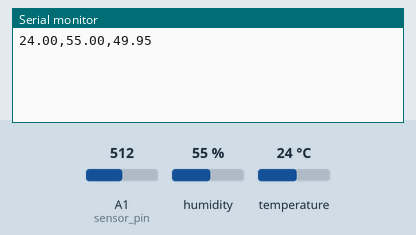
Bench run of a sketch on a simulated Arduino Uno, built with avr-gcc and run on an emulated ATmega328P. Shown: the last lines printed to the serial monitor. The test bench sets the inputs (shaded band); at power-on: humidity 55 %, A1 (sensor_pin) = 512, temperature 24 °C.

Above: at 2.7 s.
2.8 s: humidity set to 22 %
At 7.3 s:
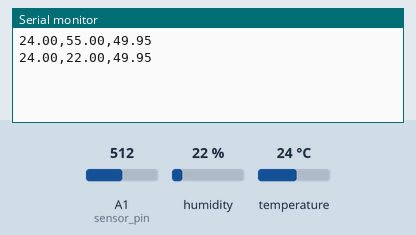
8.8 s: A1 (sensor_pin) set to 716
At 12.0 s:
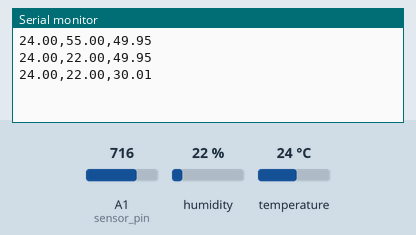
14.8 s: temperature set to 12 °C
At 17.9 s:
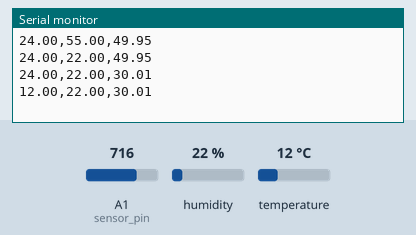
20.8 s: A1 (sensor_pin) set to 900
At 22.6 s:
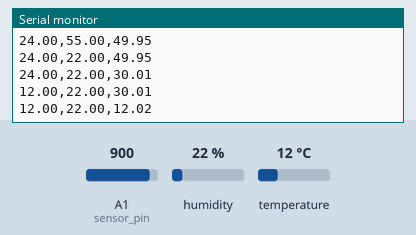
26.8 s: humidity set to 40 %
At 26.8 s:
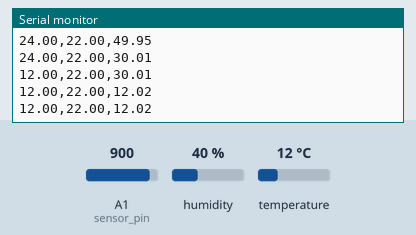
Timing chart, 0 to 29.8 s (numbered marks = the images above; inputs shaded):
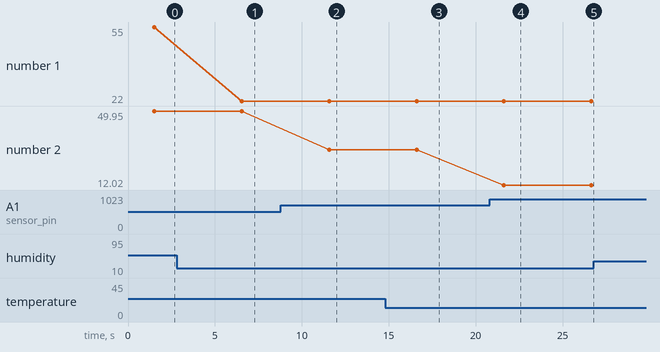

Measured:
- after the input at 2.8 s, the serial monitor: prints a new line after 3.7 s (image 1)
- after the input at 8.8 s, the serial monitor: prints a new line after 2.8 s (image 2)
- after the input at 14.8 s, the serial monitor: prints a new line after 1.8 s (image 3)
- after the input at 20.8 s, the serial monitor: prints a new line after 0.82 s (image 4)
- plotted number 1: 55 → 22 after the input at 2.8 s, 22 → 40 after the input at 26.8 s
- plotted number 2: 49.95 → 30.01 after the input at 8.8 s, 30.01 → 12.02 after the input at 20.8 s

The sketch:

arduinoMicrocontroller.INO
```cpp
#include <dht.h>

// CODE FOR DHT11 LINK: https://create.arduino.cc/projecthub/techno_z/dht11-temperature-humidity-sensor-98b03b
//CODE FOR MOISTURE SENSOR LINK: https://www.instructables.com/Soil-Moisture-Sensor-With-Arduino/

#define dht_apin A0 // Analog Pin sensor is connected to

//library for DHT11 sensor
dht DHT;
const int sensor_pin = A1; /* Soil moisture sensor O/P pin */
//variables for soil mositur


void setup(){

  Serial.begin(9600);
  delay(500);//Delay to let system boot
  //Serial.println("DHT11 Humidity & temperature Sensor\n\n");
  delay(1000);//Wait before accessing Sensor

}//end "setup()"

void loop(){
  //Start of Program

    //code for DHT sensor
    DHT.read11(dht_apin);

    //Serial.print("Current humidity = ");

    //Serial.print("temperature = ");


    //code for Mositure Sensor
    float moisture_percentage;

    int sensor_analog;

    sensor_analog = analogRead(sensor_pin);

    moisture_percentage = ( 100 - ( (sensor_analog/1023.00) * 100 ) );

    //Serial.print("Moisture Percentage = ");
    Serial.print(DHT.temperature);
    Serial.print(",");
    Serial.print(DHT.humidity);
    Serial.print(",");
    Serial.print(moisture_percentage);

    Serial.print("\n");

    delay(5000);//Wait 5 seconds before accessing sensor again.

  //Fastest should be once every two seconds.

}
```
